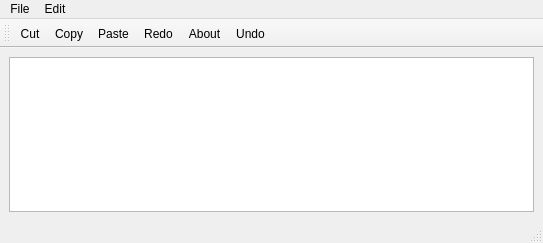
<?xml version="1.0" encoding="UTF-8"?>
<ui version="4.0">
 <class>MainWindow</class>
 <widget class="QMainWindow" name="MainWindow">
  <property name="geometry">
   <rect>
    <x>0</x>
    <y>0</y>
    <width>543</width>
    <height>243</height>
   </rect>
  </property>
  <property name="windowTitle">
   <string>MainWindow</string>
  </property>
  <widget class="QWidget" name="centralwidget">
   <layout class="QHBoxLayout" name="horizontalLayout">
    <item>
     <widget class="QTextEdit" name="textEdit"/>
    </item>
   </layout>
  </widget>
  <widget class="QMenuBar" name="menubar">
   <property name="geometry">
    <rect>
     <x>0</x>
     <y>0</y>
     <width>543</width>
     <height>22</height>
    </rect>
   </property>
   <widget class="QMenu" name="menufile">
    <property name="title">
     <string>File</string>
    </property>
    <addaction name="separator"/>
    <addaction name="actionNew"/>
    <addaction name="actionOpen"/>
    <addaction name="actionSave"/>
    <addaction name="actionSave_as"/>
   </widget>
   <widget class="QMenu" name="menucut">
    <property name="title">
     <string>Edit</string>
    </property>
    <addaction name="separator"/>
    <addaction name="actionCut"/>
    <addaction name="actionCopy"/>
    <addaction name="actionPaste"/>
    <addaction name="separator"/>
    <addaction name="actionRedo"/>
    <addaction name="actionUndo"/>
    <addaction name="actionAbout"/>
   </widget>
   <addaction name="menufile"/>
   <addaction name="menucut"/>
  </widget>
  <widget class="QStatusBar" name="statusbar"/>
  <widget class="QToolBar" name="toolBar">
   <property name="windowTitle">
    <string>toolBar</string>
   </property>
   <attribute name="toolBarArea">
    <enum>TopToolBarArea</enum>
   </attribute>
   <attribute name="toolBarBreak">
    <bool>false</bool>
   </attribute>
   <addaction name="actionCut"/>
   <addaction name="actionCopy"/>
   <addaction name="actionPaste"/>
   <addaction name="actionRedo"/>
   <addaction name="actionAbout"/>
   <addaction name="actionUndo"/>
  </widget>
  <action name="actionCut">
   <property name="icon">
    <iconset resource="Resource.qrc">
     <normaloff>:/rec/cut.png</normaloff>:/rec/cut.png</iconset>
   </property>
   <property name="text">
    <string>Cut</string>
   </property>
  </action>
  <action name="actionCopy">
   <property name="icon">
    <iconset>
     <normaloff>../img/copy.png</normaloff>../img/copy.png</iconset>
   </property>
   <property name="text">
    <string>Copy</string>
   </property>
  </action>
  <action name="actionPaste">
   <property name="icon">
    <iconset resource="Resource.qrc">
     <normaloff>:/rec/paste.jpg</normaloff>:/rec/paste.jpg</iconset>
   </property>
   <property name="text">
    <string>Paste</string>
   </property>
  </action>
  <action name="actionRedo">
   <property name="icon">
    <iconset resource="Resource.qrc">
     <normaloff>:/rec/redo.png</normaloff>:/rec/redo.png</iconset>
   </property>
   <property name="text">
    <string>Redo</string>
   </property>
  </action>
  <action name="actionUndo">
   <property name="icon">
    <iconset resource="Resource.qrc">
     <normaloff>:/rec/undo.png</normaloff>:/rec/undo.png</iconset>
   </property>
   <property name="text">
    <string>Undo</string>
   </property>
  </action>
  <action name="actionAbout">
   <property name="icon">
    <iconset resource="Resource.qrc">
     <normaloff>:/rec/about.png</normaloff>:/rec/about.png</iconset>
   </property>
   <property name="text">
    <string>About</string>
   </property>
  </action>
  <action name="actionNew">
   <property name="text">
    <string>New</string>
   </property>
  </action>
  <action name="actionOpen">
   <property name="text">
    <string>Open</string>
   </property>
  </action>
  <action name="actionSave">
   <property name="text">
    <string>Save</string>
   </property>
  </action>
  <action name="actionSave_as">
   <property name="text">
    <string>Save as</string>
   </property>
  </action>
 </widget>
 <resources>
  <include location="Resource.qrc"/>
 </resources>
 <connections/>
</ui>
